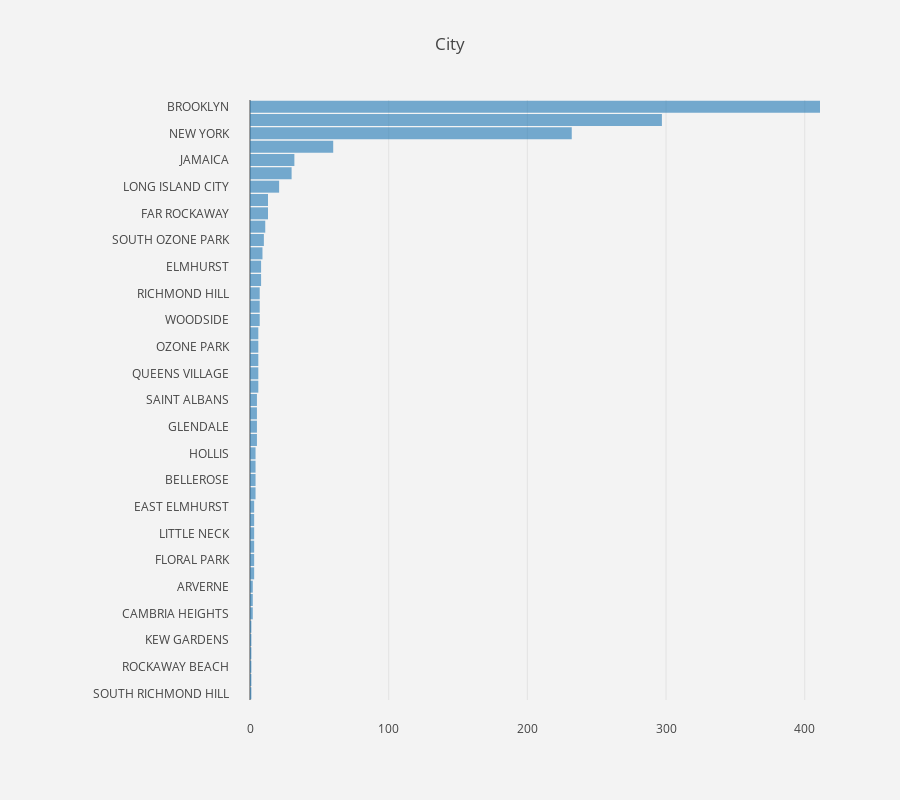

The code cell stored with this chart in its notebook:
### Markdown cell above
<h2>School City</h2>
Lets have a look at the distribution of schools in the cities given in the database.

### Code cell
school_city = data_chart(schl_df, 'City', 'cat')
margin = go.Margin(l=250, r=50, b=100, t=100, pad=20)
school_city.plot(**{'layout':{'margin': margin, 'height':800}})

### Figure 1 — Plotly figure (JSON) as saved in the notebook; plotly's stock layout.template omitted (floating-point values rounded to 4 significant figures)
{"data": [{"hovertext": ["0.08%", "0.08%", "0.08%", "0.08%", "0.08%", "0.08%", "0.16%", "0.16%", "0.16%", "0.24%", "0.24%", "0.24%", "0.24%", "0.24%", "0.24%", "0.31%", "0.31%", "0.31%", "0.31%", "0.39%", "0.39%", "0.39%", "0.39%", "0.47%", "0.47%", "0.47%", "0.47%", "0.47%", "0.55%", "0.55%", "0.55%", "0.63%", "0.63%", "0.71%", "0.79%", "0.86%", "1.02%", "1.02%", "1.65%", "2.36%", "2.52%", "4.72%", "18.24%", "23.35%", "32.31%"], "opacity": 0.6, "orientation": "h", "type": "bar", "width": 0.9, "x": [1, 1, 1, 1, 1, 1, 2, 2, 2, 3, 3, 3, 3, 3, 3, 4, 4, 4, 4, 5, 5, 5, 5, 6, 6, 6, 6, 6, 7, 7, 7, 8, 8, 9, 10, 11, 13, 13, 21, 30, 32, 60, 232, 297, 411], "y": ["SOUTH RICHMOND HILL", "ROOSEVELT ISLAND", "ROCKAWAY BEACH", "DOUGLASTON", "KEW GARDENS", "BROAD CHANNEL", "CAMBRIA HEIGHTS", "COLLEGE POINT", "ARVERNE", "HOWARD BEACH", "FLORAL PARK", "WOODHAVEN", "LITTLE NECK", "MASPETH", "EAST ELMHURST", "MIDDLE VILLAGE", "BELLEROSE", "ROSEDALE", "HOLLIS", "WHITESTONE", "GLENDALE", "ROCKAWAY PARK", "SAINT ALBANS", "REGO PARK", "QUEENS VILLAGE", "FOREST HILLS", "OZONE PARK", "ASTORIA", "WOODSIDE", "RIDGEWOOD", "RICHMOND HILL", "JACKSON HEIGHTS", "ELMHURST", "CORONA", "SOUTH OZONE PARK", "SPRINGFIELD GARDENS", "FAR ROCKAWAY", "BAYSIDE", "LONG ISLAND CITY", "FLUSHING", "JAMAICA", "STATEN ISLAND", "NEW YORK", "BRONX", "BROOKLYN"]}], "layout": {"autosize": true, "height": 800, "margin": {"b": 100, "l": 250, "pad": 20, "r": 50, "t": 100}, "paper_bgcolor": "rgb(243, 243, 243)", "plot_bgcolor": "rgb(243, 243, 243)", "title": "City"}}
